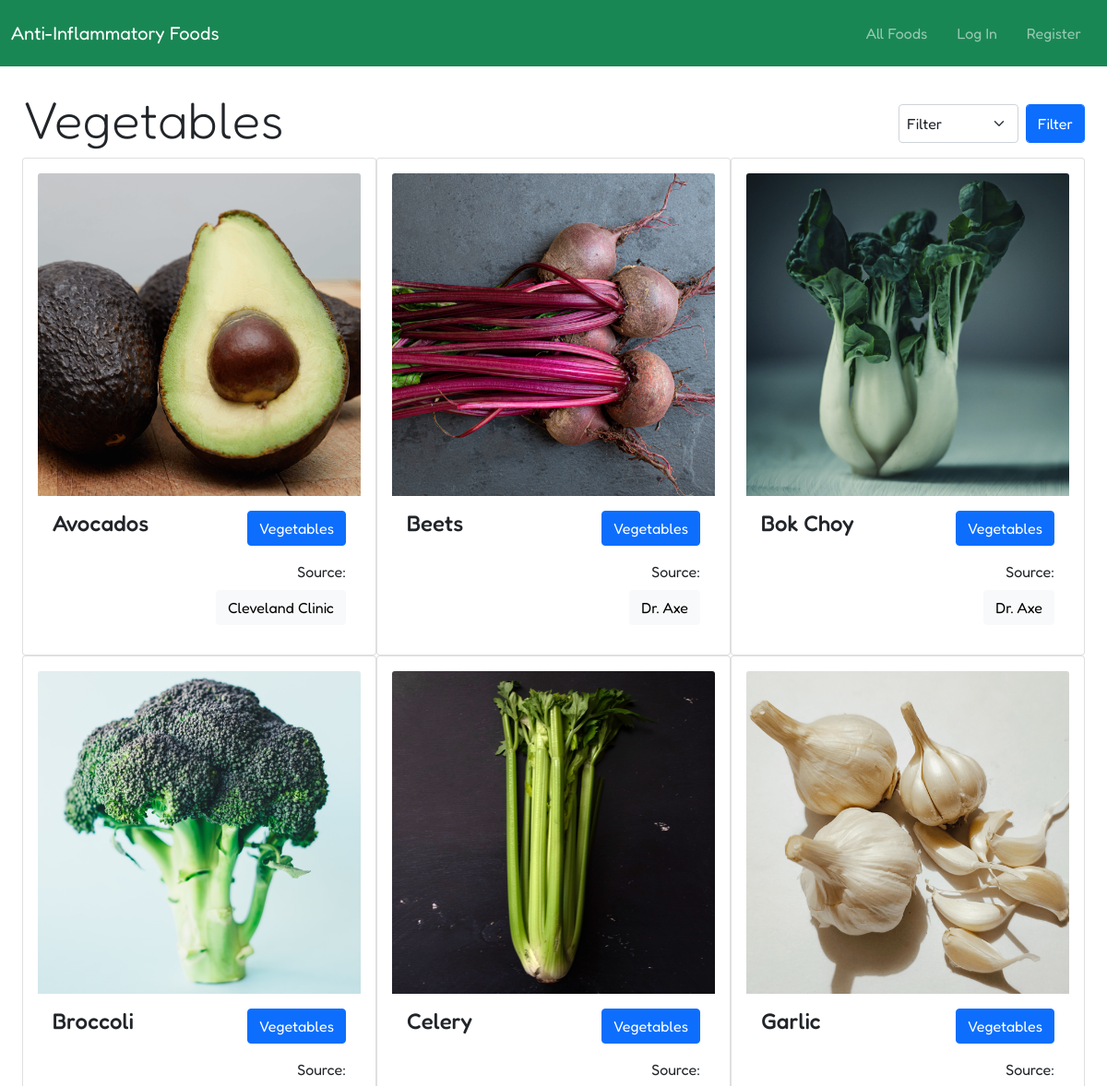
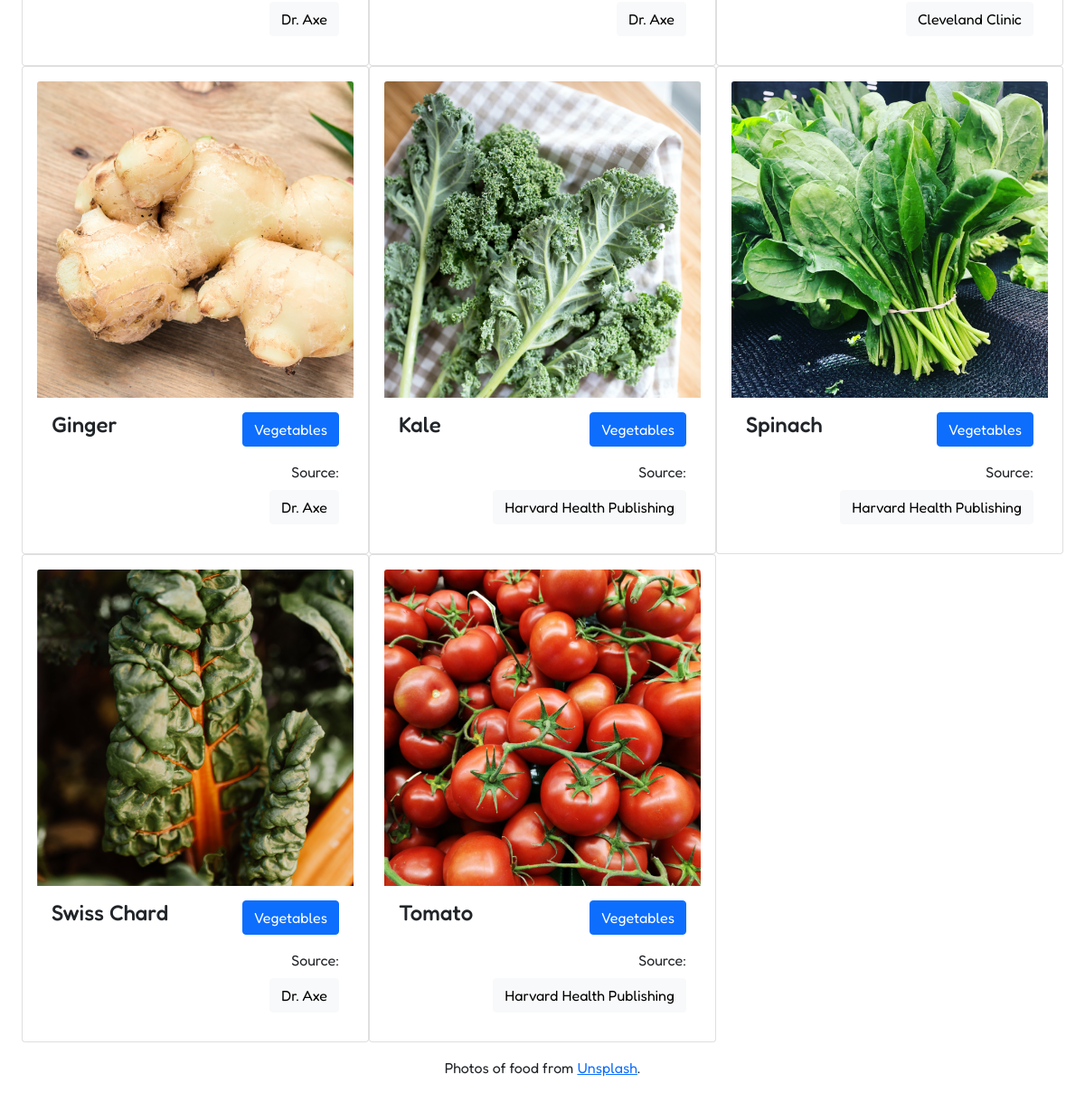
Page /?filter=1 on the committed database (2 pictures, top to bottom).
### list/models.py (models this page shows, shortened)
class Category(models.Model):
  id = models.AutoField(primary_key=True)
  name = models.CharField(max_length=100, unique=True)

class Food(models.Model):
  id = models.AutoField(primary_key=True)
  name = models.CharField(max_length=100, unique=True)
  category = models.ManyToManyField('Category', related_name='foods')
  source = models.ManyToManyField('Source', related_name='foods')
  in_moderation = models.BooleanField(default=False)

class Source(models.Model):
  id = models.AutoField(primary_key=True)
  name = models.CharField(max_length=100, unique=True)
  url = models.CharField(max_length=200, default="")

### list/views.py (the view)
# urls.py: path('', views.index, name='index'),
def index(request):
    if request.user.is_authenticated:
        active_user = User.objects.get(username=request.user)
        if List.objects.filter(user=active_user).count() == 0:
            foods = Food.objects.all().order_by("name")
        else:
            to_exclude = List.objects.get(user=active_user)
            foods = Food.objects.exclude(id__in=to_exclude.foods.all()).order_by("name")
    else:
        foods = Food.objects.all().order_by("name")
    categories = Category.objects.all()
    sources = Source.objects.all()
    category_name = ""
    if request.GET.get("filter"):
        category_id = request.GET.get("filter")
        if category_id == "all":
            return HttpResponseRedirect(reverse("index"))
        else:
            category_name = Category.objects.get(id=category_id).name
            foods = Food.objects.filter(category=category_id).order_by("name")
    paginator = Paginator(foods, 12)
    page_num = request.GET.get("page")
    page_obj = paginator.get_page(page_num)
    return render(request, "list/index.html", {
        "foods": page_obj,
        "foods_count": foods.count(),
        "categories": categories,
        "category": category_name,
        "sources": sources,
    })

### list/templates/list/index.html (shortened to what this page needs)
{% extends "list/layout.html" %}
{% load static %}
{% block body %}
  <div class="d-flex flex-column flex-sm-row align-items-center justify-content-between">
    {% if category %}
      <h1 class="display-4">{{ category }}</h1>
    {% else %}
      <h1 class="display-4">All Foods</h1>
    {% endif %}
    <form action="{% url 'index' %}" method="get" class="d-flex" style="width:210px;">
      <select name="filter" class="form-select p-2 m-2 form-control" aria-label="Filter by categoy">
        <option selected>Filter</option>
      </select>
      <input type="submit" value="Filter" class="btn btn-primary form-control mt-2 mb-2" style="width:80px;"/>
    </form>
  </div>
  <div class="d-flex flex-wrap">
    {% for food in foods %}
      <div class="card col-12 col-md-6 col-xl-4 col-xxl-3 p-3" data-food-id="{{ food.id }}">
        <img src="{% static 'images/' %}{{ food.id }}.png" alt="{{ food.name }}" class="card-img-top">
        <div class="card-body">
          <div class="d-flex justify-content-between">
            <h4 class="card-title">{{ food.name }}</h4>
            <a class="btn btn-primary" href="/?filter={{ food.category.first.id }}">{{ food.category.first.name }}</a>
          </div>
          <div class="mt-3">
            <div class="float-end d-flex justify-content-end flex-column">
              <span class="card-text text-end ml-2">
                {% if food.source.all.count > 1 %}
                  Sources:
                {% else %}
                  Source:
                {% endif %}
              </span>
              {% for source in food.source.all.values %}
                <div class="mt-2 d-flex justify-content-end">
                  <a href="{{ source.url }}" class="btn btn-light" target="_blank">{{ source.name }}</a>
                </div>
              {% endfor %}
            </div>
          </div>
        </div>
      </div>
    {% endfor %}
  </div>
  <div class="text-center">
    <p>Photos of food from <a href="https://unsplash.com/" target="_blank">Unsplash</a>.</p>
  </div>
{% endblock %}

### list/templates/list/layout.html (style rules this page uses)
body { font-family: 'Fredoka', sans-serif; }

### rows in the picture
Category: name "Vegetables"
Food: shows a picture, name "Avocados", category.first.name "Vegetables", shows "Source:"
Source: name "Cleveland Clinic"
Food: shows a picture, name "Beets", category.first.name "Vegetables", shows "Source:"
Source: name "Dr. Axe"
Food: shows a picture, name "Bok Choy", category.first.name "Vegetables", shows "Source:"
Food: shows a picture, name "Broccoli", category.first.name "Vegetables", shows "Source:"
Food: shows a picture, name "Celery", category.first.name "Vegetables", shows "Source:"
Food: shows a picture, name "Garlic", category.first.name "Vegetables", shows "Source:"
Food: shows a picture, name "Ginger", category.first.name "Vegetables", shows "Source:"
Food: shows a picture, name "Kale", category.first.name "Vegetables", shows "Source:"
Source: name "Harvard Health Publishing"
Food: shows a picture, name "Spinach", category.first.name "Vegetables", shows "Source:"
Food: shows a picture, name "Swiss Chard", category.first.name "Vegetables", shows "Source:"
Food: shows a picture, name "Tomato", category.first.name "Vegetables", shows "Source:"
